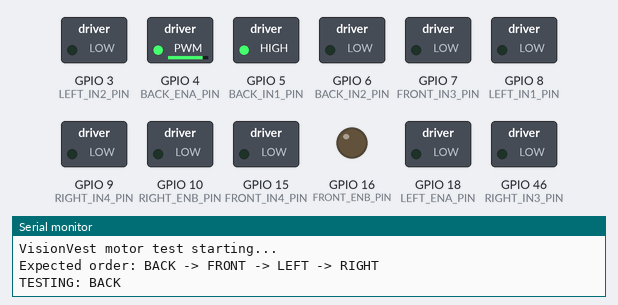
Recording of a sketch running on a simulated ESP32-S3. Parts: switched loads named in the sketch (green lamp = pin HIGH), output pins drawn as LEDs (lit = HIGH), the last lines printed to the serial monitor.

Above: at 0.05 s.
At 2.7 s:
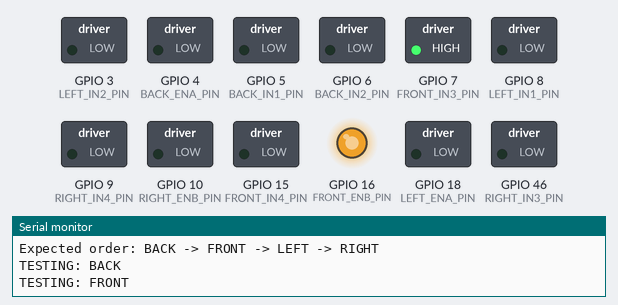
At 5.35 s:
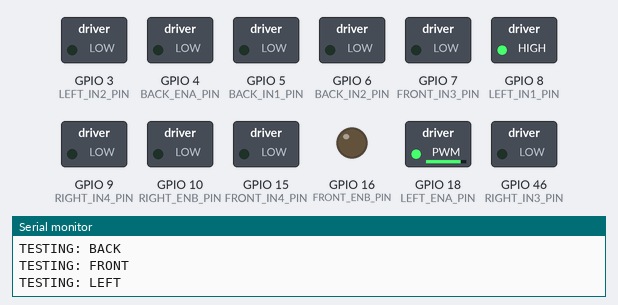
At 8.0 s:
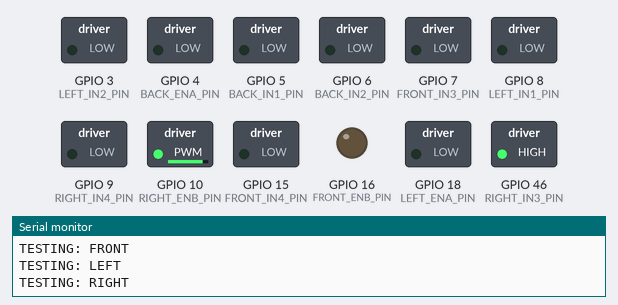
At 10.65 s:
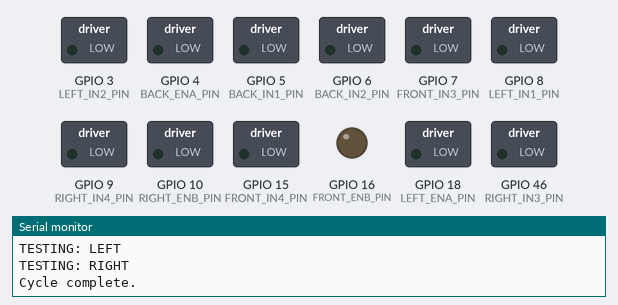
Timing chart, 0 to 13.9 s (numbered marks = the images above):
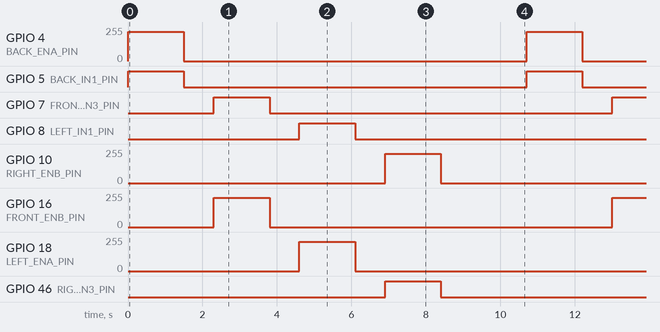

Measured:
- by itself, GPIO 5 (BACK_IN1_PIN), GPIO 7 (FRONT_IN3_PIN), GPIO 8 (LEFT_IN1_PIN), GPIO 46 (RIGHT_IN3_PIN): alternates HIGH for 1.5 s and LOW for 9.2 s
- by itself, GPIO 4 (BACK_ENA_PIN), GPIO 10 (RIGHT_ENB_PIN), GPIO 16 (FRONT_ENB_PIN), GPIO 18 (LEFT_ENA_PIN): alternates 219/255 for 1.5 s and 0/255 for 9.2 s

The sketch:

VisionVestMotorTest.ino
```cpp
#include <Arduino.h>
#include <esp32-hal-ledc.h>

static const uint8_t BACK_ENA_PIN = 4;
static const uint8_t BACK_IN1_PIN = 5;
static const uint8_t BACK_IN2_PIN = 6;
static const uint8_t FRONT_IN3_PIN = 7;
static const uint8_t FRONT_IN4_PIN = 15;
static const uint8_t FRONT_ENB_PIN = 16;

static const uint8_t LEFT_ENA_PIN = 18;
static const uint8_t LEFT_IN1_PIN = 8;
static const uint8_t LEFT_IN2_PIN = 3;
static const uint8_t RIGHT_IN3_PIN = 46;
static const uint8_t RIGHT_IN4_PIN = 9;
static const uint8_t RIGHT_ENB_PIN = 10;

static const uint32_t SERIAL_BAUD_RATE = 115200;
static const uint32_t LEDC_FREQUENCY_HZ = 5000;
static const uint8_t LEDC_RESOLUTION_BITS = 8;
static const uint8_t MOTOR_PWM_CHANNEL_BACK = 0;
static const uint8_t MOTOR_PWM_CHANNEL_FRONT = 1;
static const uint8_t MOTOR_PWM_CHANNEL_LEFT = 2;
static const uint8_t MOTOR_PWM_CHANNEL_RIGHT = 3;

static const uint8_t TEST_INTENSITY = 220;
static const uint32_t MOTOR_ON_MS = 1500;
static const uint32_t MOTOR_OFF_MS = 800;

enum TestMotor {
  TEST_BACK,
  TEST_FRONT,
  TEST_LEFT,
  TEST_RIGHT
};

void writeMotorDirectionPinsLow() {
  digitalWrite(BACK_IN1_PIN, LOW);
  digitalWrite(BACK_IN2_PIN, LOW);
  digitalWrite(FRONT_IN3_PIN, LOW);
  digitalWrite(FRONT_IN4_PIN, LOW);
  digitalWrite(LEFT_IN1_PIN, LOW);
  digitalWrite(LEFT_IN2_PIN, LOW);
  digitalWrite(RIGHT_IN3_PIN, LOW);
  digitalWrite(RIGHT_IN4_PIN, LOW);
}

void allMotorsOff() {
  ledcWriteChannel(MOTOR_PWM_CHANNEL_BACK, 0);
  ledcWriteChannel(MOTOR_PWM_CHANNEL_FRONT, 0);
  ledcWriteChannel(MOTOR_PWM_CHANNEL_LEFT, 0);
  ledcWriteChannel(MOTOR_PWM_CHANNEL_RIGHT, 0);
  writeMotorDirectionPinsLow();
}

void initMotorPins() {
  pinMode(BACK_IN1_PIN, OUTPUT);
  pinMode(BACK_IN2_PIN, OUTPUT);
  pinMode(FRONT_IN3_PIN, OUTPUT);
  pinMode(FRONT_IN4_PIN, OUTPUT);
  pinMode(LEFT_IN1_PIN, OUTPUT);
  pinMode(LEFT_IN2_PIN, OUTPUT);
  pinMode(RIGHT_IN3_PIN, OUTPUT);
  pinMode(RIGHT_IN4_PIN, OUTPUT);
  writeMotorDirectionPinsLow();
}

void initLEDC() {
  if (!ledcAttachChannel(BACK_ENA_PIN, LEDC_FREQUENCY_HZ, LEDC_RESOLUTION_BITS, MOTOR_PWM_CHANNEL_BACK)) {
    Serial.println("WARN: failed to attach BACK PWM");
  }
  if (!ledcAttachChannel(FRONT_ENB_PIN, LEDC_FREQUENCY_HZ, LEDC_RESOLUTION_BITS, MOTOR_PWM_CHANNEL_FRONT)) {
    Serial.println("WARN: failed to attach FRONT PWM");
  }
  if (!ledcAttachChannel(LEFT_ENA_PIN, LEDC_FREQUENCY_HZ, LEDC_RESOLUTION_BITS, MOTOR_PWM_CHANNEL_LEFT)) {
    Serial.println("WARN: failed to attach LEFT PWM");
  }
  if (!ledcAttachChannel(RIGHT_ENB_PIN, LEDC_FREQUENCY_HZ, LEDC_RESOLUTION_BITS, MOTOR_PWM_CHANNEL_RIGHT)) {
    Serial.println("WARN: failed to attach RIGHT PWM");
  }
  allMotorsOff();
}

void runMotor(TestMotor motor, uint8_t intensity) {
  allMotorsOff();

  switch (motor) {
    case TEST_BACK:
      digitalWrite(BACK_IN1_PIN, HIGH);
      digitalWrite(BACK_IN2_PIN, LOW);
      ledcWriteChannel(MOTOR_PWM_CHANNEL_BACK, intensity);
      break;
    case TEST_FRONT:
      digitalWrite(FRONT_IN3_PIN, HIGH);
      digitalWrite(FRONT_IN4_PIN, LOW);
      ledcWriteChannel(MOTOR_PWM_CHANNEL_FRONT, intensity);
      break;
    case TEST_LEFT:
      digitalWrite(LEFT_IN1_PIN, HIGH);
      digitalWrite(LEFT_IN2_PIN, LOW);
      ledcWriteChannel(MOTOR_PWM_CHANNEL_LEFT, intensity);
      break;
    case TEST_RIGHT:
      digitalWrite(RIGHT_IN3_PIN, HIGH);
      digitalWrite(RIGHT_IN4_PIN, LOW);
      ledcWriteChannel(MOTOR_PWM_CHANNEL_RIGHT, intensity);
      break;
    default:
      break;
  }
}

void testMotor(const char *label, TestMotor motor) {
  Serial.print("TESTING: ");
  Serial.println(label);
  runMotor(motor, TEST_INTENSITY);
  delay(MOTOR_ON_MS);
  allMotorsOff();
  delay(MOTOR_OFF_MS);
}

void setup() {
  Serial.begin(SERIAL_BAUD_RATE);
  initMotorPins();
  initLEDC();

  Serial.println();
  Serial.println("VisionVest motor test starting...");
  Serial.println("Expected order: BACK -> FRONT -> LEFT -> RIGHT");
}

void loop() {
  testMotor("BACK", TEST_BACK);
  testMotor("FRONT", TEST_FRONT);
  testMotor("LEFT", TEST_LEFT);
  testMotor("RIGHT", TEST_RIGHT);

  Serial.println("Cycle complete.");
  delay(1500);
}
```
